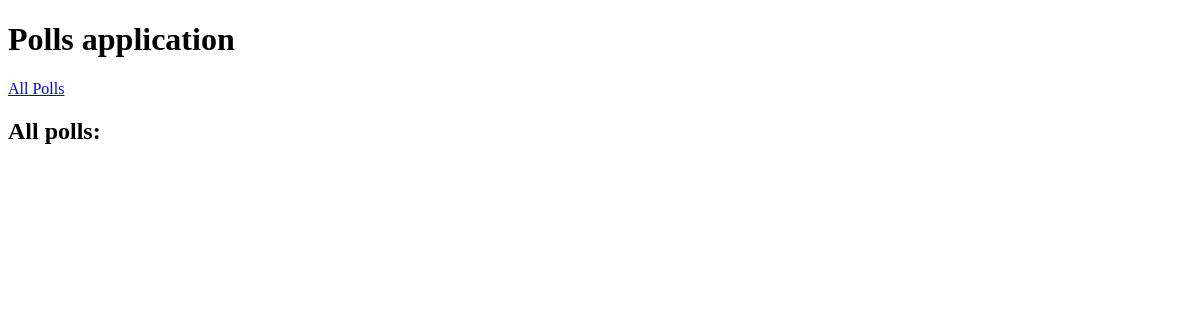
The page /poll/ on the database as committed earlier.
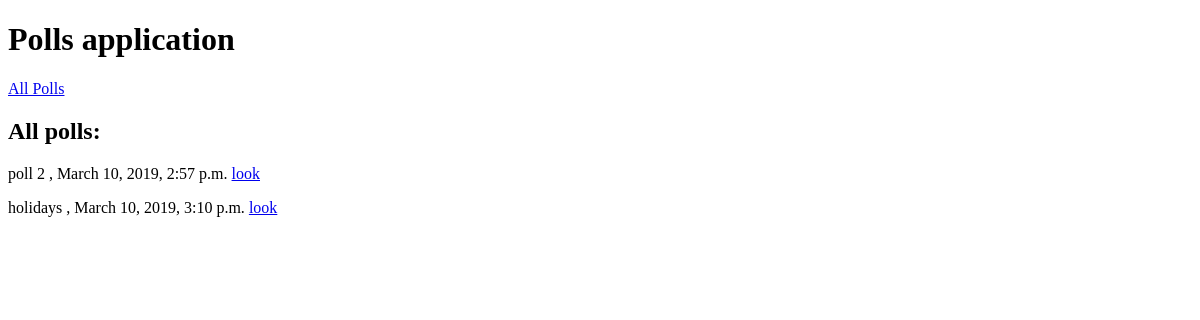
The same page on the database as committed later.
### poll/models.py (models this page shows, shortened)
class Poll(models.Model):
    title = models.CharField(max_length=150, db_index=True)
    slug = models.SlugField(max_length=150, unique=True)
    comment = models.TextField(blank=True, db_index=True)
    date_create = models.DateTimeField(auto_now_add=True)
    is_public = models.BooleanField(default=False)
    questions = models.ManyToManyField('Question', blank=True, related_name='polls')
    def get_absolute_url(self):
        return reverse('poll_detail_url', kwargs={'slug': self.slug})

### poll/views.py (the view)
# urls.py: path('', polls_list, name='polls_list_url'),
def polls_list(request):
    polls = Poll.objects.all()
    return render(request, 'poll/index.html', context={'polls': polls})

### poll/templates/poll/index.html (shortened to what this page needs)
{% extends 'poll/base_poll.html' %}
{% block content %}
    <h2>All polls:</h2>
    {% for poll in polls %}
       {% if poll.is_public is True %}
           <p>
              {{ poll.title }} , {{ poll.date_create }} <a href="{{ poll.get_absolute_url }}" class="but1">look</a>
           </p>
       {% endif %}
    {% endfor %}
{% endblock %}

### poll/templates/poll/base_poll.html
{% extends 'base.html' %}

### templates/base.html (shortened to what this page needs)
<!DOCTYPE html>
<html lang="en">
<head>
</head>
<body>
<h1>Polls application</h1> <a href="{% url 'polls_list_url' %}" > All Polls </a>
        {% block content %}{% endblock %}
</body>
</html>

Rows that differ between the two databases and show on the page:
added Poll: title "poll 2", date_create "March 10, 2019, 2:57 p.m."
added Poll: title "holidays", date_create "March 10, 2019, 3:10 p.m."
